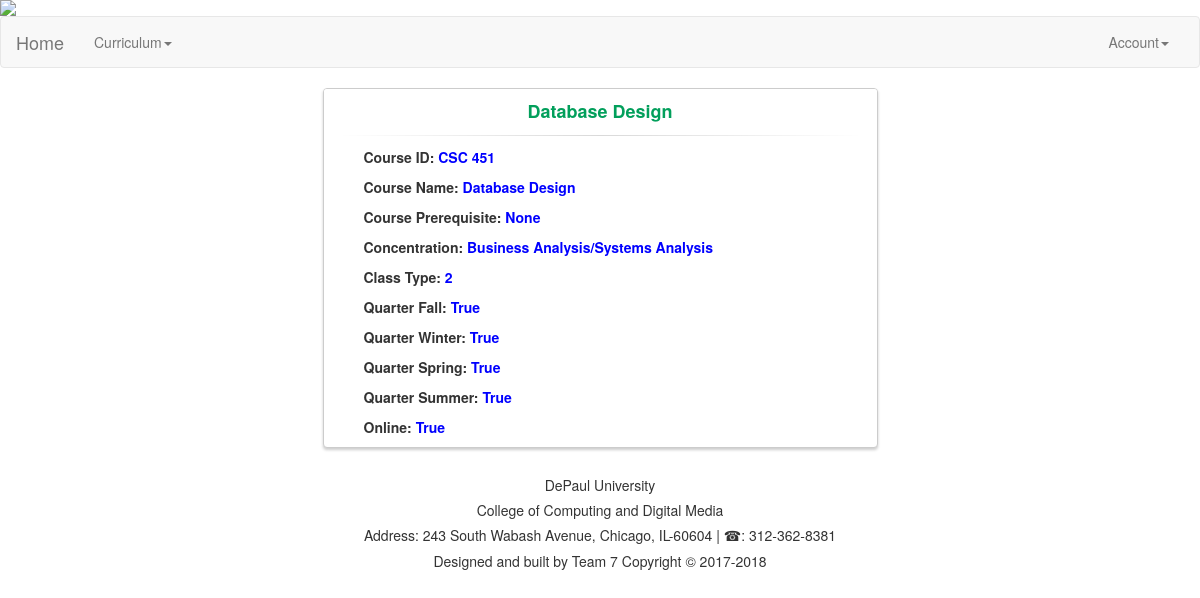
/isdetail/32/, run on the app's committed database.
### courses/is_models.py (models this page shows, shortened)
class IS_Course(models.Model):
    is_course_id = models.CharField(max_length=120)
    is_course_name = models.CharField(max_length=120)
    is_pre_req = models.CharField(max_length=120)
    is_cons = models.CharField(max_length=120)
    is_class_type = models.CharField(max_length=120)
    fall = models.BooleanField()
    winter = models.BooleanField()
    spring = models.BooleanField()
    summer = models.BooleanField()
    online = models.BooleanField()

### courses/views.py (the view, shortened to what this page needs)
# urls.py: url(r'^isdetail/(?P<id>\d+)/$', is_course_detail, name='ISdetail'),
def is_course_detail(request, id):
	instance = get_object_or_404(IS_Course, id=id)
	context = {
		"title" : instance.is_course_name,
		"instance": instance
	}
	return render(request, "is_detail.html", context)

### templates/is_detail.html (shortened to what this page needs)
<!DOCTYPE html>
<html lang="en">
  <head>
    <link rel="stylesheet" href="https://maxcdn.bootstrapcdn.com/bootstrap/3.3.7/css/bootstrap.min.css">
  </head>
      <img src='https://quikpayasp.com/depaul/quikpay/etc/image/upload/DePaul%20banner_1280.jpg' height=" "100%" width="100%"class='img-responsive'/>
    <nav class="navbar navbar-default">
      <div class="container-fluid">
        <div class="navbar-header">
          <a class="navbar-brand" href="/home">Home</a>
        </div>
        <div class="collapse navbar-collapse" id="bs-example-navbar-collapse-1">
          <ul class="nav navbar-nav">
            <li class="dropdown">
              <a href="#" class="dropdown-toggle" data-toggle="dropdown" role="button" aria-haspopup="true" aria-expanded="false">Curriculum<span class="caret"></span></a>
            </li>
          </ul>
          <ul class="nav navbar-nav navbar-right">
            <li class="dropdown">
              <a href="#" class="dropdown-toggle" data-toggle="dropdown" role="button" aria-haspopup="true" aria-expanded="false">Account<span class="caret"></span></a>
            </li>
          </ul>
        </div>
      </div>
    </nav>
    <div class="container">
      <div class="row">
      <div class="col-md-6 col-md-offset-3">
        <div class="panel panel-login">
          <div class="panel-heading">
            <div class="row">
              <div align="center">
                <a class="active" id="login-form-link">{{title}}</a>
              </div>
            </div>
            <hr>
          </div>
<ul>
	<p><b> Course ID:  <font color="blue">{{instance.is_course_id}}</p></font></b>
	<p><b> Course Name:  <font color="blue"> {{instance.is_course_name}}</p></font>
  <p><b> Course Prerequisite:  <font color="blue">
  {{instance.is_pre_req}}</p></font></font>
  <p><b> Concentration:  <font color="blue">
  {{instance.is_cons}}</p></font></font>
  <p><b>  Class Type:  <font color="blue">
  {{instance.is_class_type }}</p></font></font>
  <p><b> Quarter Fall:  <font color="blue">
  {{instance.fall}}</p></font>
  <p><b> Quarter Winter:  <font color="blue">
  {{instance.winter}}</p></font>
  <p><b> Quarter Spring:  <font color="blue">
  {{instance.spring}}</p></font>
  <p><b> Quarter Summer:  <font color="blue">
  {{instance.summer}}</p></font>
   <p><b> Online:  <font color="blue">
  {{instance.online}}</p></font>
</ul>
            </div>
          </div>
        </div>
      </div>
  <div id="footer">
    <center><h5>DePaul University</h5></center>
    <center><h5>College of Computing and Digital Media </h5></center>
    <h5><p><center> Address: 243 South Wabash Avenue, Chicago, IL-60604 | &#9742: 312-362-8381</center></p></h5>
    <h5><p><center>Designed and built by Team 7 Copyright &copy; 2017-2018</center></p></h5>
</div>
  </body>
</html>

### templates/is_detail.html (style rules this page uses)
.panel-login { border-color: #ccc; -webkit-box-shadow: 0px 2px 3px 0px rgba(0,0,0,0.2); -moz-box-shadow: 0px 2px 3px 0px rgba(0,0,0,0.2); box-shadow: 0px 2px 3px 0px rgba(0,0,0,0.2); }
.panel-login>.panel-heading { color: #00415d; background-color: #fff; border-color: #fff; text-align:center; }
.panel-login>.panel-heading a { text-decoration: none; color: #666; font-weight: bold; font-size: 15px; -webkit-transition: all 0.1s linear; -moz-transition: all 0.1s linear; transition: all 0.1s linear; }
.panel-login>.panel-heading a.active { color: #029f5b; font-size: 18px; }
.panel-login>.panel-heading hr { margin-top: 10px; margin-bottom: 0px; clear: both; border: 0; height: 1px; background-image: -webkit-linear-gradient(left,rgba(0, 0, 0, 0),rgba(0, 0, 0, 0.15),rgba(0, 0, 0, 0)); background-image: -moz-linear-gradient(left,rgba(0,0,0,0),rgba(0,0,0,0.15),rgba(0,0,0,0)); background-image: -ms-linear-gradient(left,rgba(0,0,0,0),rgba(0,0,0,0.15),rgba(0,0,0,0)); background-image: -o-linear-gradient(left,rgba(0,0,0,0),rgba(0,0,0,0.15),rgba(0,0,0,0)); }

### data on the page
IS_Course: is_course_name "Database Design", is_course_id "CSC 451", is_pre_req "None", is_cons "Business Analysis/Systems Analysis", is_class_type "2", fall "True", winter "True", spring "True", summer "True", online "True"
